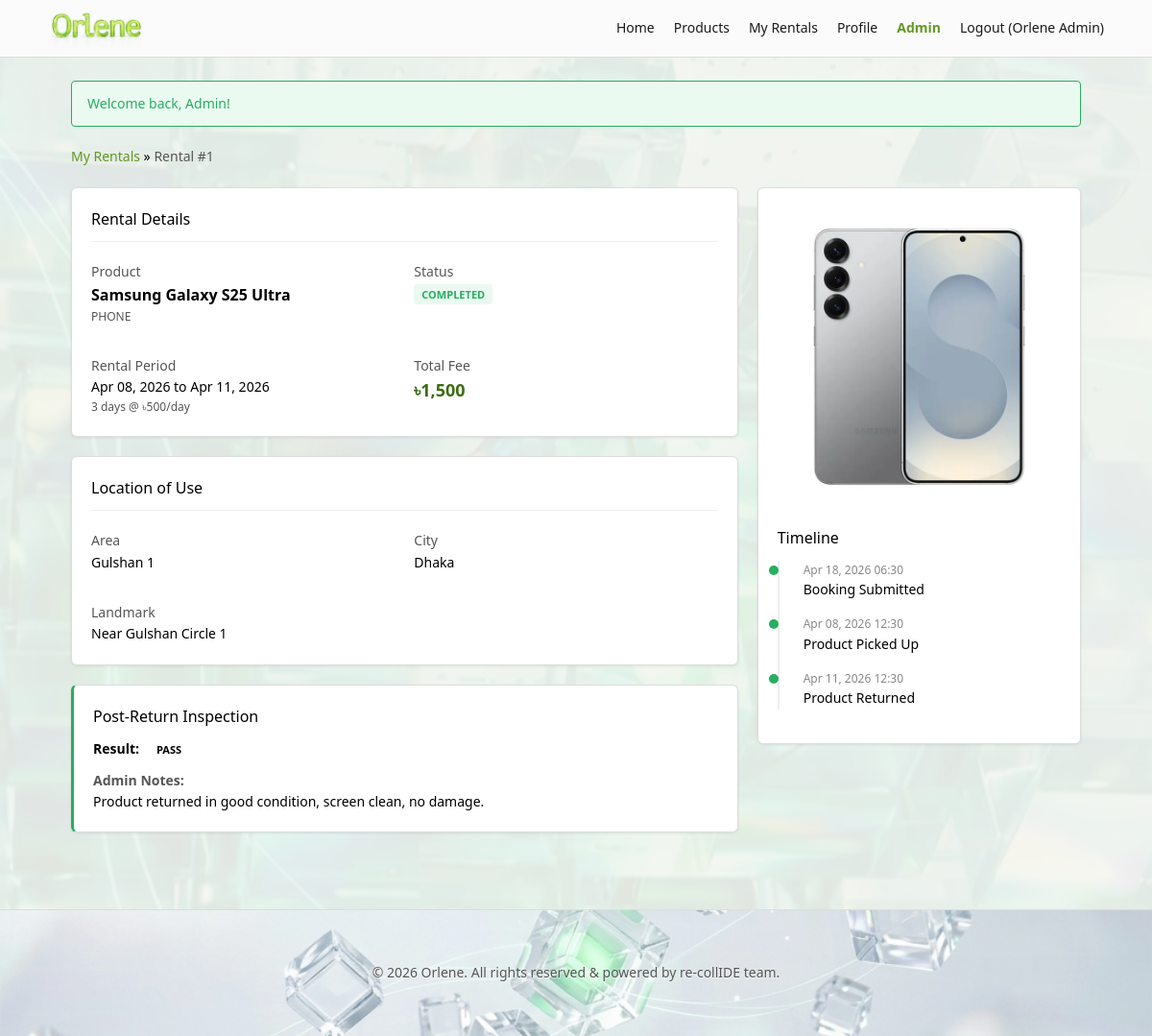
The page /pages/rental.php?id=1 (signed in) on the database its author committed.
### tables this page shows
CREATE TABLE `rentals` (
  `id` int(11) NOT NULL,
  `user_id` int(11) NOT NULL,
  `product_id` int(11) NOT NULL,
  `start_date` date NOT NULL,
  `end_date` date NOT NULL,
  `days` int(11) NOT NULL,
  `total_fee` decimal(10,2) NOT NULL,
  `status` enum('PENDING','APPROVED','ACTIVE','RETURNED','COMPLETED','REJECTED','OVERDUE') DEFAULT 'PENDING',
  `use_area` varchar(150) DEFAULT NULL,
  `use_city` varchar(100) DEFAULT NULL,
  `use_landmark` varchar(200) DEFAULT NULL,
  `use_lat` decimal(10,7) DEFAULT NULL,
  `use_lng` decimal(10,7) DEFAULT NULL,
  `rejection_reason` text DEFAULT NULL,
  `created_at` timestamp NOT NULL DEFAULT current_timestamp(),
  `pickup_at` datetime DEFAULT NULL,
  `returned_at` datetime DEFAULT NULL
);

CREATE TABLE `products` (
  `id` int(11) NOT NULL,
  `subcategory_id` int(11) NOT NULL,
  `name` varchar(150) NOT NULL,
  `description` text DEFAULT NULL,
  `daily_rate` decimal(8,2) NOT NULL,
  `stock_qty` int(11) DEFAULT 1,
  `status` enum('AVAILABLE','RENTED','PENDING_INSPECTION','MAINTENANCE','RETIRED') DEFAULT 'AVAILABLE',
  `rental_count` int(11) DEFAULT 0,
  `maintenance_threshold` int(11) DEFAULT 5,
  `image_path` varchar(255) DEFAULT 'assets/img/products/default.jpg',
  `created_at` timestamp NOT NULL DEFAULT current_timestamp()
);

CREATE TABLE `categories` (
  `id` int(11) NOT NULL,
  `name` varchar(50) NOT NULL,
  `description` text DEFAULT NULL
);

### pages/rental.php (the view, shortened to what this page needs)
<?php
require_once __DIR__ . '/../includes/auth.php';
$id = (int)($_GET['id'] ?? 0);
$db = get_db();
$stmt = $db->prepare("
    SELECT r.*, p.name as product_name, c.name as category_name, p.image_path, p.daily_rate,
           u.name as user_name, u.phone as user_phone,
           (SELECT result FROM inspections WHERE rental_id = r.id LIMIT 1) as inspection_result,
           (SELECT notes FROM inspections WHERE rental_id = r.id LIMIT 1) as inspection_notes
    FROM rentals r
    JOIN products p ON r.product_id = p.id
    JOIN subcategories s ON p.subcategory_id = s.id
    JOIN categories c ON s.category_id = c.id
    JOIN users u ON r.user_id = u.id
    WHERE r.id = ? AND (r.user_id = ? OR ? = 'admin')
");
$stmt->execute([$id, $_SESSION['user_id'], $_SESSION['user_role']]);
$rental = $stmt->fetch();
require_once __DIR__ . '/../includes/header.php';
?>
<div class="flex justify-between align-center mb-20">
    <nav style="font-size: 14px;">
        <a href="<?= BASE_URL ?>/pages/my_rentals.php">My Rentals</a> &raquo;
        <span class="text-muted">Rental #<?= $rental['id'] ?></span>
    </nav>
</div>
<div class="grid">
    <div class="grid-col col-8">
        <div class="card mb-20">
            <h3 class="mb-20" style="border-bottom: 1px solid #eee; padding-bottom: 10px;">Rental Details</h3>
            <div class="grid">
                <div class="grid-col col-6">
                    <p class="text-muted mb-5">Product</p>
                    <p style="font-weight: 600; font-size: 16px;"><?= htmlspecialchars($rental['product_name']) ?></p>
                    <p class="text-muted" style="font-size: 12px;"><?= htmlspecialchars($rental['category_name']) ?></p>
                </div>
                <div class="grid-col col-6">
                    <p class="text-muted mb-5">Status</p>
                    <span class="badge badge-<?= strtolower($rental['status']) ?>">
                        <?= str_replace('_', ' ', $rental['status']) ?>
                    </span>
                </div>
                <div class="grid-col col-6 mt-10">
                    <p class="text-muted mb-5">Rental Period</p>
                    <p style="font-weight: 500;">
                        <?= date('M d, Y', strtotime($rental['start_date'])) ?> to <?= date('M d, Y', strtotime($rental['end_date'])) ?>
                    </p>
                    <p class="text-muted" style="font-size: 12px;"><?= $rental['days'] ?> days @ ৳<?= number_format($rental['daily_rate'], 0) ?>/day</p>
                </div>
                <div class="grid-col col-6 mt-10">
                    <p class="text-muted mb-5">Total Fee</p>
                    <p style="font-weight: 600; font-size: 18px; color: var(--color-primary-dk);">৳<?= number_format($rental['total_fee'], 0) ?></p>
                </div>
            </div>
        </div>
        <div class="card mb-20">
            <h3 class="mb-20" style="border-bottom: 1px solid #eee; padding-bottom: 10px;">Location of Use</h3>
            <div class="grid">
                <div class="grid-col col-6">
                    <p class="text-muted mb-5">Area</p>
                    <p><?= htmlspecialchars($rental['use_area']) ?></p>
                </div>
                <div class="grid-col col-6">
                    <p class="text-muted mb-5">City</p>
                    <p><?= htmlspecialchars($rental['use_city']) ?></p>
                </div>
                <?php if ($rental['use_landmark']): ?>
                    <div class="grid-col col-12 mt-10">
                        <p class="text-muted mb-5">Landmark</p>
                        <p><?= htmlspecialchars($rental['use_landmark']) ?></p>
                    </div>
                <?php endif; ?>
            </div>
        </div>
        <?php if ($rental['status'] === 'COMPLETED' || $rental['inspection_result']): ?>
            <div class="card card-accent" style="border-left-color: <?= $rental['inspection_result'] === 'PASS' ? 'var(--color-success)' : 'var(--color-danger)' ?>;">
                <h3 class="mb-10">Post-Return Inspection</h3>
                <div class="flex align-center gap-10 mb-10">
                    <strong>Result:</strong>
                    <span class="badge badge-<?= $rental['inspection_result'] === 'PASS' ? 'success' : 'rejected' ?>">
                        <?= $rental['inspection_result'] ?>
                    </span>
                </div>
                <p class="text-muted"><strong>Admin Notes:</strong></p>
                <p><?= nl2br(htmlspecialchars($rental['inspection_notes'] ?? 'No notes provided.')) ?></p>
            </div>
        <?php endif; ?>
    </div>
    <div class="grid-col col-4">
        <div class="card mb-20">
            <img src="<?= BASE_URL ?>/<?= htmlspecialchars($rental['image_path']) ?>" alt="" style="width: 100%; border-radius: var(--radius); margin-bottom: 15px;">
            <h3 class="mb-10">Timeline</h3>
            <ul style="list-style: none; padding-left: 10px; border-left: 2px solid #eee;">
                <li style="position: relative; margin-bottom: 15px; padding-left: 15px;">
                    <div style="position: absolute; left: -21px; top: 5px; width: 10px; height: 10px; border-radius: 50%; background: var(--color-success);"></div>
                    <div style="font-size: 12px; color: #888;"><?= date('M d, Y H:i', strtotime($rental['created_at'])) ?></div>
                    <div style="font-weight: 500;">Booking Submitted</div>
                </li>
                <?php if ($rental['pickup_at']): ?>
                    <li style="position: relative; margin-bottom: 15px; padding-left: 15px;">
                        <div style="position: absolute; left: -21px; top: 5px; width: 10px; height: 10px; border-radius: 50%; background: var(--color-success);"></div>
                        <div style="font-size: 12px; color: #888;"><?= date('M d, Y H:i', strtotime($rental['pickup_at'])) ?></div>
                        <div style="font-weight: 500;">Product Picked Up</div>
                    </li>
                <?php endif; ?>
                <?php if ($rental['returned_at']): ?>
                    <li style="position: relative; margin-bottom: 15px; padding-left: 15px;">
                        <div style="position: absolute; left: -21px; top: 5px; width: 10px; height: 10px; border-radius: 50%; background: var(--color-success);"></div>
                        <div style="font-size: 12px; color: #888;"><?= date('M d, Y H:i', strtotime($rental['returned_at'])) ?></div>
                        <div style="font-weight: 500;">Product Returned</div>
                    </li>
                <?php endif; ?>
            </ul>
        </div>
    </div>
</div>
<?php require_once __DIR__ . '/../includes/footer.php'; ?>

### assets/css/style.css (style rules this page uses)
:root { --color-primary: #639922; --color-primary-dk: #3B6D11; --color-primary-dkr: #27500A; --color-primary-lt: #EAF3DE; --color-primary-mid: #97C459; --color-primary-bd: #C0DD97; --color-danger: #c0392b; --color-danger-lt: #fdecea; --color-warning: #e67e22; --color-warning-lt: #fef5e7; --color-info: #2980b9; --color-info-lt: #ebf5fb; --color-success: #27ae60; --color-success-lt: #eafaf1; --color-text: #1a1a1a; --color-text-muted: #555555; --color-text-light: #888888; --color-border: #ddd; --color-bg: #f5f6f0; --color-surface: #ffffff; --radius: 4px; --radius-lg: 6px; --font: 'Segoe UI', Arial, sans-serif; --shadow: 0 1px 3px rgba(0,0,0,0.08); }
* { margin: 0; padding: 0; box-sizing: border-box; }
body { font-family: var(--font); font-size: 14px; line-height: 1.6; color: var(--text-color); background-color: var(--color-bg); position: relative; }
body::before { content: ""; position: fixed; top: 0; left: 0; width: 100%; height: 100%; background-image: url('../img/web-bg.webp'); background-size: cover; background-position: center; background-attachment: fixed; opacity: 0.08; z-index: -1; pointer-events: none; }
h1, h2, h3, h4, h5, h6 { font-weight: 500; margin-bottom: 1rem; }
h3 { font-size: 16px; }
a { color: var(--color-primary); text-decoration: none; }
.flex { display: flex; }
.justify-between { justify-content: space-between; }
.align-center { align-items: center; }
.gap-10 { gap: 10px; }
.grid { display: flex; flex-wrap: wrap; margin: -10px; }
.grid-col { padding: 10px; }
.col-4 { width: 33.333%; }
.col-6 { width: 50%; }
.col-8 { width: 66.666%; }
.col-12 { width: 100%; }
.grid-col[class*="col-"] { max-width: 100%; }
.card { background: var(--color-surface); border: 1px solid var(--color-border); border-radius: var(--radius-lg); padding: 20px; box-shadow: var(--shadow); }
.card-accent { border-left: 3px solid var(--color-primary); }
.badge { display: inline-block; padding: 2px 8px; border-radius: 3px; font-size: 11px; font-weight: 600; text-transform: uppercase; }
.badge-completed { background: var(--color-success-lt); color: var(--color-success); }
.text-muted { color: var(--color-text-muted); }
.mt-10 { margin-top: 10px; }
.mb-10 { margin-bottom: 10px; }
.mb-20 { margin-bottom: 20px; }

### rows shown on the page
rentals: id "1", product.name "Samsung Galaxy S25 Ultra", categories.name "PHONE", status "COMPLETED", start_date "Apr 08, 2026", end_date "Apr 11, 2026", days "3", product.daily_rate "500", total_fee "1,500", use_area "Gulshan 1", use_city "Dhaka", use_landmark "Near Gulshan Circle 1", product.image_path (picture), created_at "Apr 18, 2026 06:30", pickup_at "Apr 08, 2026 12:30", returned_at "Apr 11, 2026 12:30"

### other values the page prints
$_SESSION['user_name'] "Orlene Admin"
$f['msg'] "Welcome back, Admin!"
$rental['inspection_result'] "PASS"
$rental['inspection_notes'] "Product returned in good condition, screen clean, no damage."
